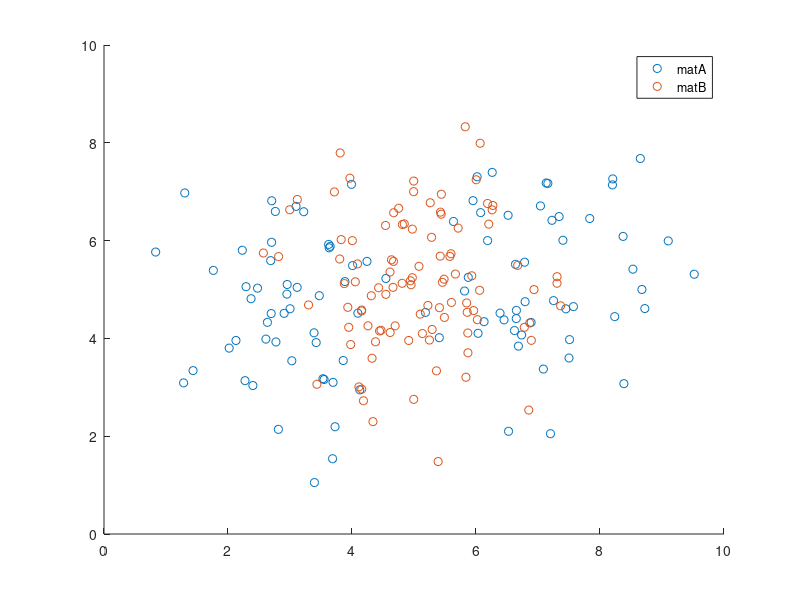

Reproduce this figure in MATLAB.
%load data
load('data_lvq_A.mat');
load('data_lvq_B.mat');
% Plot both datasets
scatter(matA(:,1),matA(:,2))
hold on
scatter(matB(:,1),matB(:,2))
% Add legend
legend('matA', 'matB')